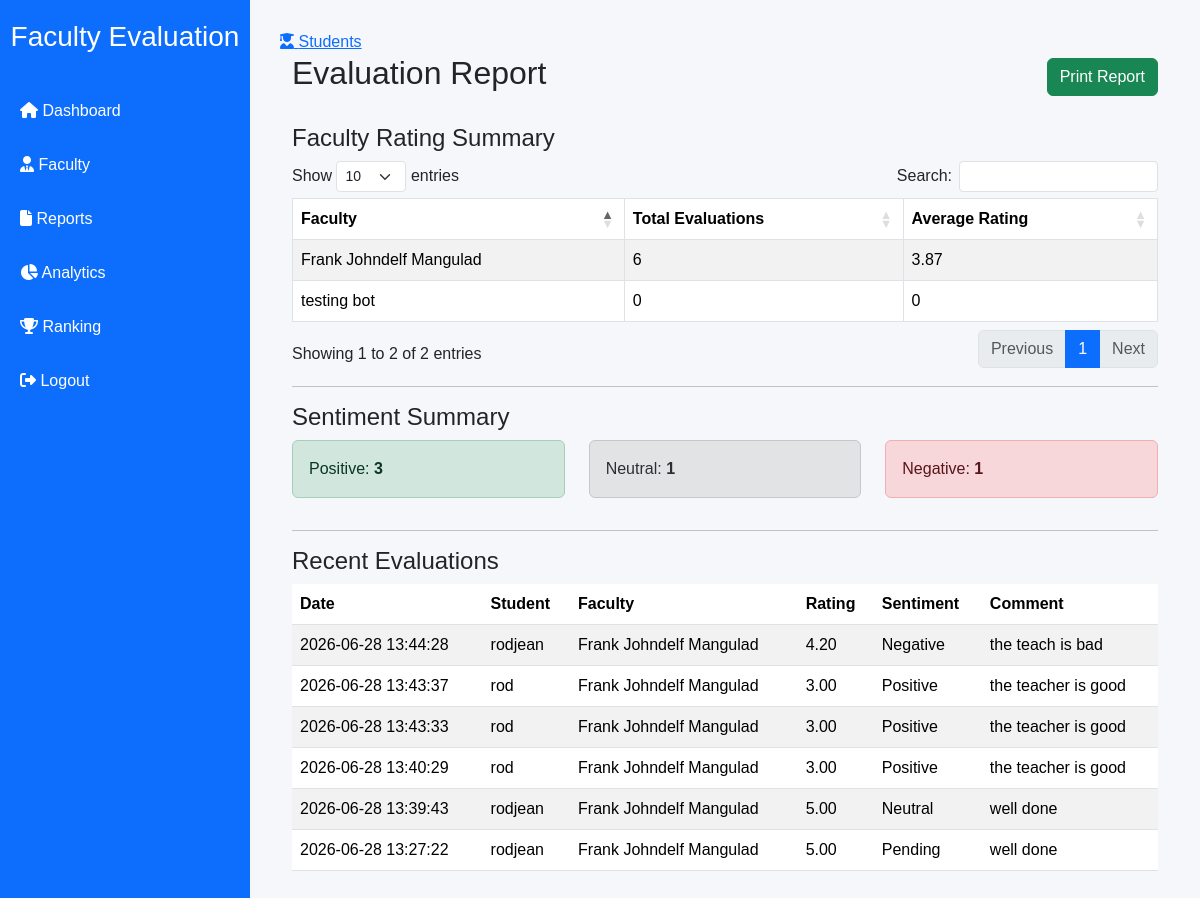
/faculty-evaluation-system/admin/reports.php (signed in), run on the app's committed database.
### tables this page shows
CREATE TABLE `evaluations` (
  `id` int(11) NOT NULL,
  `faculty_id` int(11) NOT NULL,
  `student_name` varchar(100) NOT NULL,
  `knowledge` tinyint(4) NOT NULL,
  `communication` tinyint(4) NOT NULL,
  `professionalism` tinyint(4) NOT NULL,
  `punctuality` tinyint(4) NOT NULL,
  `teaching` tinyint(4) NOT NULL,
  `overall_rating` decimal(3,2) DEFAULT NULL,
  `comment` text DEFAULT NULL,
  `sentiment` varchar(20) DEFAULT 'Pending',
  `confidence` decimal(5,2) DEFAULT 0.00,
  `created_at` timestamp NOT NULL DEFAULT current_timestamp()
);

CREATE TABLE `faculty` (
  `id` int(11) NOT NULL,
  `faculty_code` varchar(20) NOT NULL,
  `fullname` varchar(100) NOT NULL,
  `department` varchar(100) NOT NULL,
  `email` varchar(100) DEFAULT NULL,
  `status` enum('Active','Inactive') DEFAULT 'Active',
  `created_at` timestamp NOT NULL DEFAULT current_timestamp()
);

### faculty-evaluation-system/admin/reports.php (the view, shortened to what this page needs)
<?php
include("../includes/db.php");
include("../includes/header.php");
include("../includes/sidebar.php");
$faculty = $pdo->query("
SELECT
    faculty.fullname,
    COUNT(evaluations.id) AS total_evaluations,
    ROUND(AVG(evaluations.overall_rating),2) AS average_rating
FROM faculty
LEFT JOIN evaluations
ON faculty.id = evaluations.faculty_id
GROUP BY faculty.id
ORDER BY average_rating DESC
")->fetchAll();
$positive = $pdo->query("SELECT COUNT(*) FROM evaluations WHERE sentiment='Positive'")->fetchColumn();
$neutral = $pdo->query("SELECT COUNT(*) FROM evaluations WHERE sentiment='Neutral'")->fetchColumn();
$negative = $pdo->query("SELECT COUNT(*) FROM evaluations WHERE sentiment='Negative'")->fetchColumn();
$comments = $pdo->query("
SELECT
faculty.fullname,
evaluations.student_name,
evaluations.comment,
evaluations.sentiment,
evaluations.overall_rating,
evaluations.created_at
FROM evaluations
JOIN faculty
ON evaluations.faculty_id=faculty.id
ORDER BY evaluations.created_at DESC
LIMIT 10
")->fetchAll();
?>
<div class="container-fluid">
<div class="d-flex justify-content-between align-items-center mb-4">
<h2>Evaluation Report</h2>
<button onclick="window.print()" class="btn btn-success">
Print Report
</button>
</div>
<h4>Faculty Rating Summary</h4>
<table class="table table-bordered table-striped datatable">
<thead>
<tr>
<th>Faculty</th>
<th>Total Evaluations</th>
<th>Average Rating</th>
</tr>
</thead>
<tbody>
<?php foreach($faculty as $row){ ?>
<tr>
<td><?= htmlspecialchars($row['fullname']) ?></td>
<td><?= $row['total_evaluations'] ?></td>
<td><?= $row['average_rating'] ?? 0 ?></td>
</tr>
<?php } ?>
</tbody>
</table>
<hr>
<h4>Sentiment Summary</h4>
<div class="row">
<div class="col-md-4">
<div class="alert alert-success">
Positive: <strong><?= $positive ?></strong>
</div>
</div>
<div class="col-md-4">
<div class="alert alert-secondary">
Neutral: <strong><?= $neutral ?></strong>
</div>
</div>
<div class="col-md-4">
<div class="alert alert-danger">
Negative: <strong><?= $negative ?></strong>
</div>
</div>
</div>
<hr>
<h4>Recent Evaluations</h4>
<table class="table table-striped">
<thead>
<tr>
<th>Date</th>
<th>Student</th>
<th>Faculty</th>
<th>Rating</th>
<th>Sentiment</th>
<th>Comment</th>
</tr>
</thead>
<tbody>
<?php foreach($comments as $row){ ?>
<tr>
<td><?= $row['created_at'] ?></td>
<td><?= htmlspecialchars($row['student_name']) ?></td>
<td><?= htmlspecialchars($row['fullname']) ?></td>
<td><?= $row['overall_rating'] ?></td>
<td><?= $row['sentiment'] ?></td>
<td><?= htmlspecialchars($row['comment']) ?></td>
</tr>
<?php } ?>
</tbody>
</table>
</div>
<?php include("../includes/footer.php"); ?>

### faculty-evaluation-system/assets/css/style.css (style rules this page uses)
body { margin:0; background:#f5f7fa; font-family:Arial, Helvetica, sans-serif; }

### data on the page
evaluations: created_at "2026-06-28 13:44:28", student_name "rodjean", faculty.fullname "Frank Johndelf Mangulad", overall_rating "4.20", sentiment "Negative", comment "the teach is bad"
evaluations: created_at "2026-06-28 13:43:37", student_name "rod", faculty.fullname "Frank Johndelf Mangulad", overall_rating "3.00", sentiment "Positive", comment "the teacher is good"
evaluations: created_at "2026-06-28 13:43:33", student_name "rod", faculty.fullname "Frank Johndelf Mangulad", overall_rating "3.00", sentiment "Positive", comment "the teacher is good"
evaluations: created_at "2026-06-28 13:40:29", student_name "rod", faculty.fullname "Frank Johndelf Mangulad", overall_rating "3.00", sentiment "Positive", comment "the teacher is good"
evaluations: created_at "2026-06-28 13:39:43", student_name "rodjean", faculty.fullname "Frank Johndelf Mangulad", overall_rating "5.00", sentiment "Neutral", comment "well done"
evaluations: created_at "2026-06-28 13:27:22", student_name "rodjean", faculty.fullname "Frank Johndelf Mangulad", overall_rating "5.00", sentiment "Pending", comment "well done"

### other printed values
$row['fullname'] "Frank Johndelf Mangulad"
$row['total_evaluations'] "6"
$row['average_rating'] "3.87"
$row['fullname'] "testing bot"
$row['total_evaluations'] "0"
$row['average_rating'] "0"
$positive "3"
$neutral "1"
$negative "1"
